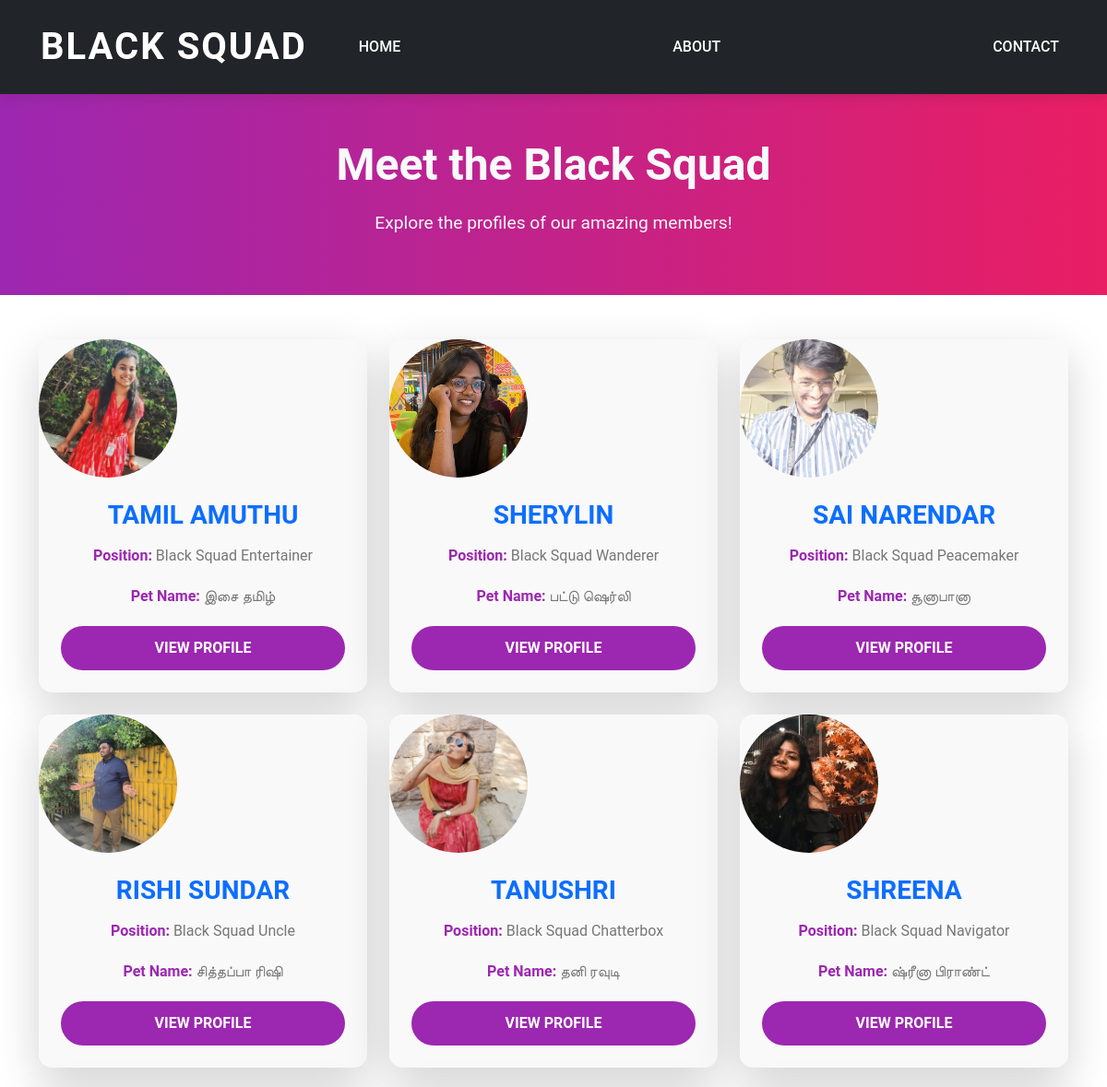
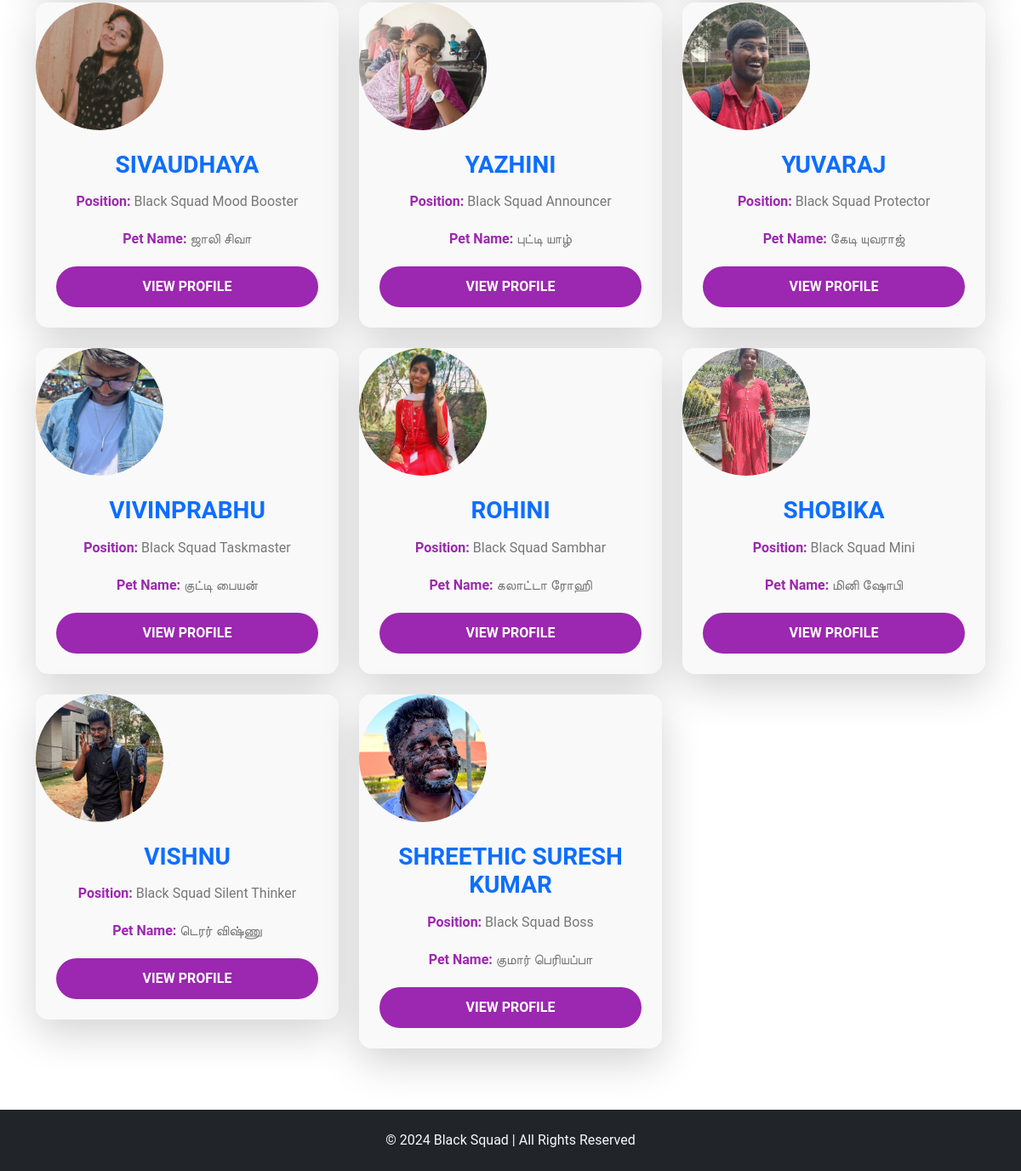
The page / on the database its author committed (2 pictures, top to bottom).
### squad/models.py (models this page shows, shortened)
class SquadMember(models.Model):
    name = models.CharField(max_length=100)
    position = models.CharField(max_length=100)
    pet_name = models.CharField(max_length=100)
    traits = models.TextField()
    movie_dialogue = models.CharField(max_length=255)
    image = models.ImageField(upload_to='images/')
    video = models.URLField(blank=True)

### squad/views.py (the view)
# urls.py: path('', views.home, name='home'),  # Homepage URL
def home(request):
    members = SquadMember.objects.all()
    return render(request, 'home.html', {'members': members})

### squad/templates/home.html
{% extends 'squad/base.html' %}
{% load static %}
{% block content %}
<section class="intro text-center py-5 bg-primary text-light">
    <h2>Meet the Black Squad</h2>
    <p>Explore the profiles of our amazing members!</p>
</section>
<section class="members py-5">
    <div class="container">
        <div class="row">
            {% for member in members %}
            <div class="col-md-4 mb-4">
                <div class="card shadow-lg border-0 rounded-lg">
                    <div class="card-body d-flex p-0">
                        <div class="member-image">
                            <img src="{{ member.image.url }}" class="card-img-left" alt="{{ member.name }}">
                        </div>
                        <div class="member-details p-4">
                            <h5 class="card-title text-primary">{{ member.name }}</h5>
                            <p class="card-text"><strong>Position:</strong> {{ member.position }}</p>
                            <p class="card-text"><strong>Pet Name:</strong> {{ member.pet_name }}</p>
                            <a href="{% url 'member_detail' member.pk %}" class="btn btn-primary w-100">View Profile</a>
                        </div>
                    </div>
                </div>
            </div>
            {% empty %}
            <div class="col-12">
                <p>No members found.</p>
            </div>
            {% endfor %}
        </div>
    </div>
</section>
{% endblock %}

### squad/templates/squad/base.html (shortened to what this page needs)
<!DOCTYPE html>
<html lang="en">
<head>
    {% load static %}
    <link href="https://cdn.jsdelivr.net/npm/bootstrap@5.3.0-alpha1/dist/css/bootstrap.min.css" rel="stylesheet">
    <link rel="stylesheet" href="{% static 'css/styles.css' %}">
</head>
<body>
<nav class="navbar navbar-expand-lg navbar-dark bg-dark">
    <div class="container-fluid">
        <a class="navbar-brand" href="/">Black Squad</a>
        <div class="collapse navbar-collapse" id="navbarNav">
            <div class="navbar-nav ms-auto d-flex justify-content-between w-100">
                <a class="nav-link active" href="/">Home</a>
                <a class="nav-link" href="#">About</a>
                <a class="nav-link" href="#">Contact</a>
            </div>
        </div>
    </div>
</nav>
<main>
    {% block content %}
    {% endblock %}
</main>
<footer class="bg-dark text-light text-center py-4">
    <p>© 2024 Black Squad | All Rights Reserved</p>
</footer>
</body>
</html>

### squad/static/css/styles.css (style rules this page uses)
body { font-family: 'Roboto', sans-serif; background-color: #131313; margin: 0; padding: 0; }
.navbar { background-color: #070607; padding: 1rem 2rem; box-shadow: 0 4px 12px rgba(0, 0, 0, 0.1); }
.navbar-brand { font-size: 2.5rem; font-weight: 700; color: #ffffff !important; letter-spacing: 2px; text-transform: uppercase; transition: color 0.3s ease; }
.navbar-nav { display: flex; justify-content: flex-end; width: 100%; }
.navbar-nav .nav-link { color: #ffffff !important; font-weight: 500; text-transform: uppercase; margin-left: 2rem; transition: color 0.3s ease, transform 0.3s ease; }
.intro { background: linear-gradient(to right, #9c27b0, #e91e63); color: white; padding: 70px 0; text-align: center; }
.intro h2 { font-size: 3rem; font-weight: 700; margin-bottom: 20px; }
.intro p { font-size: 1.2rem; font-weight: 400; }
.members { background-color: #fff; padding: 50px 0; }
.card { border-radius: 15px; overflow: hidden; transition: transform 0.3s ease, box-shadow 0.3s ease; background: #fff; }
.card-body { background-color: #f9f9f9; padding: 25px; text-align: center; }
.card-body.d-flex { display: flex; flex-wrap: wrap; }
.member-details { flex-grow: 1; padding-left: 0px; }
.member-image img { width: 150px; height: 150px; object-fit: cover; border-radius: 50%; }
.card-title { font-size: 1.75rem; font-weight: 700; color: #333; margin-bottom: 15px; }
.card-text { color: #777; font-size: 1rem; margin-bottom: 20px; }
.card-text strong { color: #9c27b0; }
.btn-primary { background-color: #9c27b0; color: white; font-weight: 600; border-radius: 25px; padding: 12px 25px; border: none; text-transform: uppercase; transition: background-color 0.3s ease, transform 0.3s ease; }
footer { background-color: #333; color: white; padding: 20px 0; }
footer p { margin: 0; font-size: 1rem; font-weight: 400; }

### rows shown on the page
SquadMember: image (picture), name "TAMIL AMUTHU", position "Black Squad Entertainer", pet_name "இசை தமிழ்"
SquadMember: image (picture), name "SHERYLIN", position "Black Squad Wanderer", pet_name "பட்டு ஷெர்லி"
SquadMember: image (picture), name "SAI NARENDAR", position "Black Squad Peacemaker", pet_name "சூனாபானா"
SquadMember: image (picture), name "RISHI SUNDAR", position "Black Squad Uncle", pet_name "சித்தப்பா ரிஷி"
SquadMember: image (picture), name "TANUSHRI", position "Black Squad Chatterbox", pet_name "தனி ரவுடி"
SquadMember: image (picture), name "SHREENA", position "Black Squad Navigator", pet_name "ஷ்ரீனா பிராண்ட்"
SquadMember: image (picture), name "SIVAUDHAYA", position "Black Squad Mood Booster", pet_name "ஜாலி சிவா"
SquadMember: image (picture), name "YAZHINI", position "Black Squad Announcer", pet_name "புட்டி யாழ்"
SquadMember: image (picture), name "YUVARAJ", position "Black Squad Protector", pet_name "கேடி யுவராஜ்"
SquadMember: image (picture), name "VIVINPRABHU", position "Black Squad Taskmaster", pet_name "குட்டி பையன்"
SquadMember: image (picture), name "ROHINI", position "Black Squad Sambhar", pet_name "கலாட்டா ரோஹி"
SquadMember: image (picture), name "SHOBIKA", position "Black Squad Mini", pet_name "மினி ஷோபி"
SquadMember: image (picture), name "VISHNU", position "Black Squad Silent Thinker", pet_name "டெரர் விஷ்ணு"
SquadMember: image (picture), name "SHREETHIC SURESH KUMAR", position "Black Squad Boss", pet_name "குமார் பெரியப்பா"
